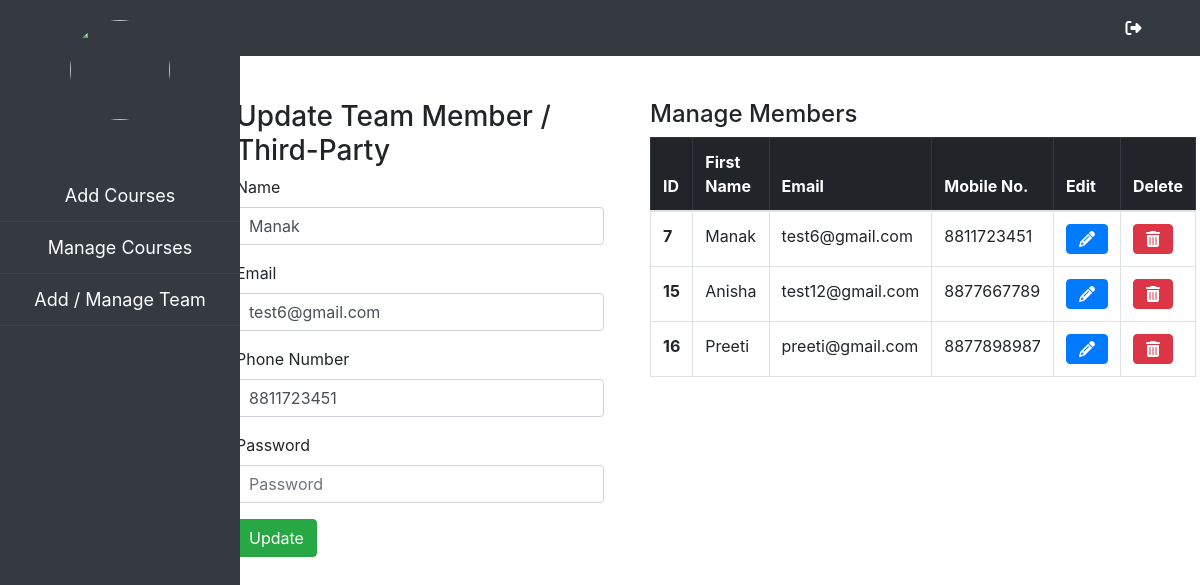
/cms/add-teammember.php?query=edit&memberid=7 (signed in), run on the app's committed database.
### tables this page shows
CREATE TABLE `intmembers` (
  `int_id` int(11) NOT NULL,
  `int_name` varchar(255) DEFAULT NULL,
  `int_email` varchar(255) DEFAULT NULL,
  `int_phone` varchar(255) DEFAULT NULL,
  `int_password` varchar(255) DEFAULT NULL,
  `int_role` varchar(255) DEFAULT NULL
);

### backend/cms/cms-includes/functions.php (called while the page is built, shortened)
<?php
function getAllMembers(){
    global $conn_1;
    $record = array();
    $sql = "SELECT * FROM intmembers";
    $result = $conn_1->query($sql);
    while($row = $result -> fetch_row()){
        $record[] = $row;
    }
    return $record;
}
function intUpdateMember($memberid){
    global $conn_1;
    $sql = "SELECT * FROM intmembers WHERE int_id=$memberid";
    $result = $conn_1->query($sql);
    $row = mysqli_fetch_array($result);
    return $row;
}

### cms/add-teammember.php (the view, shortened to what this page needs)
<?php require 'sideandnavbar.php'?>
<?php
if(isset($_SESSION['userId'])){
if($_SESSION['userRole'] == 'tmember'){
    $getMember = getAllMembers();
?>
<main>
    <?php if(isset($_GET['memberid']) && $_GET['query']=='edit'){
        $memberid = $_GET['memberid'];
        $updatemdata = intUpdateMember($memberid);
    ?>
        <div class="add-team-main-container">
        <h3>Update Team Member / Third-Party</h3>
    <form method="POST" action="../backend/cms/add-team-tparty-member.php">
        <div class="form-group">
            <label>Name</label>
            <input class="form-control" type="text" placeholder="Name" name="tm-name" value="<?php echo $updatemdata[1] ?>">
        </div>
        <div class="form-group">
            <label>Email</label>
            <input class="form-control" type="email" placeholder="Email" name="tm-email" value="<?php echo $updatemdata[2] ?>">
        </div>
        <div class="form-group">
            <label>Phone Number</label>
            <input class="form-control" type="number" placeholder="Phone Number" name="tm-ph" value="<?php echo $updatemdata[3] ?>">
        </div>
        <div class="form-group">
            <label>Password</label>
            <input class="form-control" type="password" placeholder="Password" name="tm-password">
        </div>
        <button type="submit" class="btn btn-success" name="updateMember">Update</button>
    </form>
    </div>
        <?php } ?>
    <div class="manage-team-main-container">
        <h4>Manage Members</h4>
        <table class="table table-bordered">
            <thead class="table-dark">
                <tr>
                    <th>ID</th>
                    <th>First Name</th>
                    <th>Email</th>
                    <th>Mobile No.</th>
                    <th>Edit</th>
                    <th>Delete</th>
                </tr>
            </thead>
            <tbody>
            <?php foreach($getMember as $singleMember){?>
            <tr>
                <th scope="row"><?php echo $singleMember[0]; ?></th>
                <td><?php echo $singleMember[1]; ?></td>
                <td><?php echo $singleMember[2]; ?></td>
                <td><?php echo $singleMember[3]; ?></td>
                <td><a href="add-teammember.php?query=edit&memberid=<?php echo $singleMember[0]; ?>"><i class="btn btn-primary fa fa-pencil" aria-hidden="true"></i></a></td>
                <td><a href="add-teammember.php?query=delete&memberid=<?php echo $singleMember[0]; ?>"><i class="btn btn-danger fa fa-trash"></i></a></td>
            </tr>
            <?php }?>
        </tbody>
        </table>
    </div>
</main>
<?php } else{
    echo 'Unauthorized Access';
}
}
else{
    Header("location: ../login.html");
    exit();
}
require 'cmsfooter.php'?>

### cms/cms-style.css (style rules this page uses)
main { width: 80%; margin: 2% 0px 2% 18%; padding: 20px; }
.add-team-main-container { width: 40%; float: left; }
.manage-team-main-container { width: 50%; float: left; margin-left: 5%; }
input[type="number"] { -moz-appearance: textfield; }

### data on the page
intmembers: tm-name "Manak", tm-email "test6@gmail.com", tm-ph "8811723451", int_id "7", int_name "Manak", int_email "test6@gmail.com", int_phone "8811723451"
intmembers: int_id "15", int_name "Anisha", int_email "test12@gmail.com", int_phone "8877667789"
intmembers: int_id "16", int_name "Preeti", int_email "preeti@gmail.com", int_phone "8877898987"
